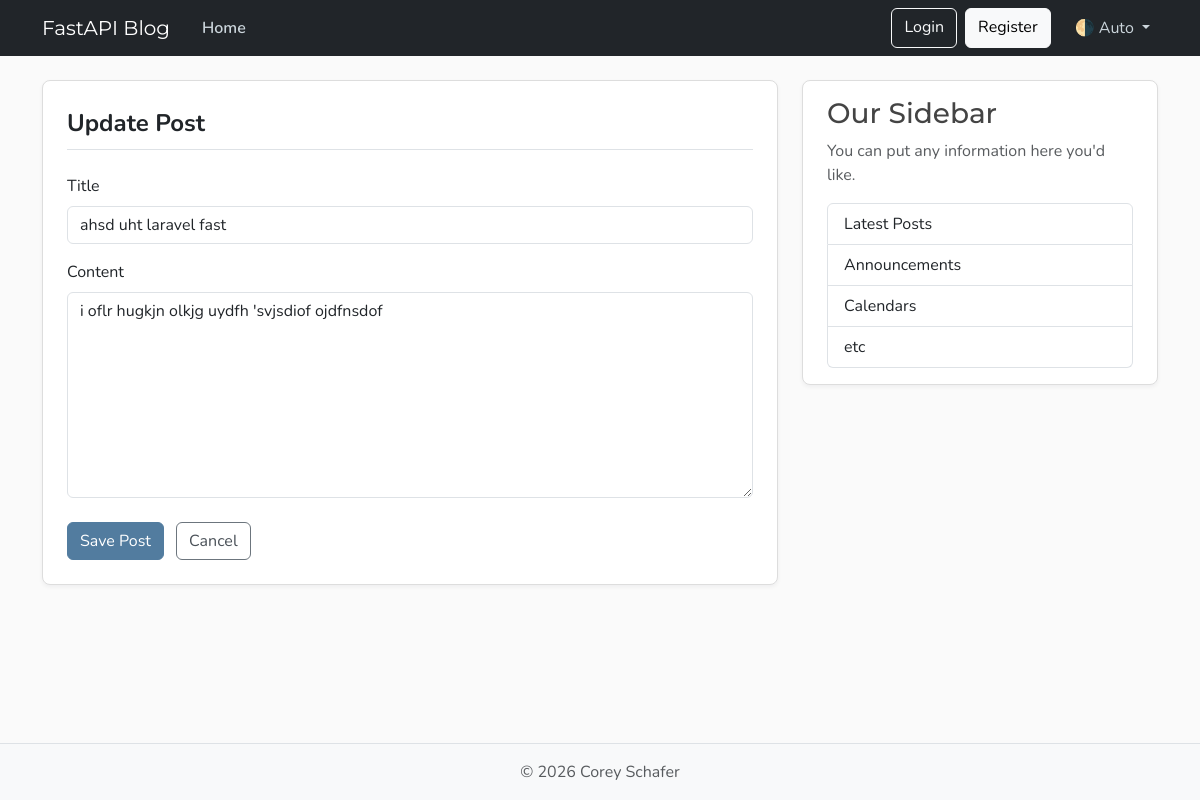
/posts/2/update, run on the app's committed database.
### schemas/model.py (models this page shows)
class Post(Base):
    __tablename__ = "posts"
    id: Mapped[int] = mapped_column(Integer, primary_key=True, index=True)
    title: Mapped[str] = mapped_column(String(100), nullable=False)
    content: Mapped[str] = mapped_column(Text, nullable=False)
    user_id: Mapped[int] = mapped_column(ForeignKey("users.id"), nullable=False, index=True)
    date_posted: Mapped[datetime] = mapped_column(
        DateTime(timezone=True),
        default=lambda: datetime.now(timezone.utc),
    )
    author: Mapped[User] = relationship("User", back_populates="posts")

### main.py (the view)
@app.get("/posts/{post_id}/update", include_in_schema=False, name="update_post")
def update_post_page(request: Request, post_id: int, db: Annotated[Session, Depends(get_db)]):
    result = db.execute(select(schemas.model.Post).where(schemas.model.Post.id == post_id))
    post = result.scalars().first()
    if not post:
        raise HTTPException(status_code=status.HTTP_404_NOT_FOUND, detail="Post not found")
    return templates.TemplateResponse(
        request,
        "create_post.html",  # سنعيد استخدام قالب إنشاء المنشور بعد تعديله ليدعم التعديل أيضاً
        {"post": post, "title": "Update Post", "legend": "Update Post"}
    )

### templates/create_post.html
{% extends "layout.html" %}
{% block content %}
<div class="content-section py-4 px-4 mb-4">
    <form method="POST" action="">
        <fieldset class="form-group">
            <legend class="border-bottom mb-4 text-body pb-2 fw-bold">{{ legend if legend else "New Post" }}</legend>
            <div class="mb-3">
                <label for="title" class="form-label text-body">Title</label>
                <input type="text"
                       class="form-control bg-body text-body"
                       id="title"
                       name="title"
                       value="{{ post.title if post else '' }}"
                       required>
            </div>
            <div class="mb-3">
                <label for="content" class="form-label text-body">Content</label>
                <textarea class="form-control bg-body text-body"
                          id="content"
                          name="content"
                          rows="8"
                          required>{{ post.content if post else '' }}</textarea>
            </div>
        </fieldset>
        <div class="pt-2">
            <button type="submit" class="btn btn-primary">Save Post</button>
            <a href="{{ url_for('post_page', post_id=post.id) if post else '/' }}" class="btn btn-outline-secondary ms-2">Cancel</a>
        </div>
    </form>
</div>
{% endblock content %}

### static/css/main.css (style rules this page uses)
:root { --font-heading: "Montserrat", system-ui, -apple-system, BlinkMacSystemFont, sans-serif; --font-body: "Nunito", system-ui, -apple-system, BlinkMacSystemFont, sans-serif; --color-bg-body: #fafafa; --color-bg-content: #ffffff; --color-text-primary: #333333; --color-text-heading: #444444; --color-steel: #527c9f; --color-nav-link: #cbd5db; --color-nav-link-hover: #ffffff; --color-link-hover: #428bca; --color-border: #dddddd; --color-border-light: #e3e3e3; --spacing-xl: 5rem; --article-img-size: 4rem; --account-img-size: 7.813rem; }
body { font-family: var(--font-body); background: var(--color-bg-body); color: var(--color-text-primary); }
a { text-decoration: none; }
.content-section { background: var(--color-bg-content); border: 1px solid var(--color-border); border-radius: 0.5rem; box-shadow: 0 2px 4px rgba(15, 23, 42, 0.05); transition: box-shadow 0.15s ease, transform 0.15s ease, border-color 0.15s ease; }
.btn-outline-secondary { --bs-btn-color: #495057; --bs-btn-border-color: #6c757d; --bs-btn-hover-color: #fff; --bs-btn-hover-bg: #5a6268; --bs-btn-hover-border-color: #545b62; --bs-btn-active-color: #fff; --bs-btn-active-bg: #545b62; --bs-btn-active-border-color: #4e555b; }
.btn-primary { --bs-btn-color: #fff; --bs-btn-bg: #527c9f; --bs-btn-border-color: #527c9f; --bs-btn-hover-color: #fff; --bs-btn-hover-bg: #466a87; --bs-btn-hover-border-color: #3f6179; --bs-btn-active-color: #fff; --bs-btn-active-bg: #3f6179; --bs-btn-active-border-color: #3a5b72; }

### data on the page
Post: title "ahsd uht laravel fast", content "i oflr hugkjn olkjg uydfh 'svjsdiof ojdfnsdof"

### other printed values
{{ legend if legend else "New Post" }} "Update Post"
